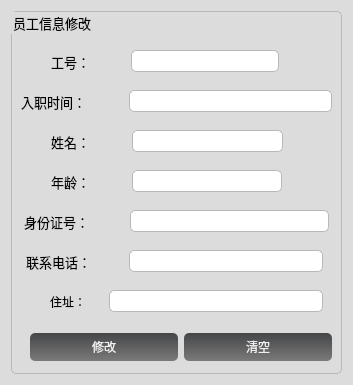
<?xml version="1.0" encoding="UTF-8"?>
<ui version="4.0">
 <class>superPage2Edit</class>
 <widget class="QWidget" name="superPage2Edit">
  <property name="geometry">
   <rect>
    <x>0</x>
    <y>0</y>
    <width>353</width>
    <height>385</height>
   </rect>
  </property>
  <property name="windowTitle">
   <string>Form</string>
  </property>
  <property name="styleSheet">
   <string notr="true">QWidget
{
	background-color: rgb(220, 220, 220);
}
QLabel#lab_Ico,QLabel#lab_Title{
	border-radius:0px;
	color: #F0F0F0;
	background-color:rgba(0,0,0,0);
	border-style:none;
}

QLineEdit {
	border: 1px solid #B8B8B8;
	border-radius: 5px;
	padding: 2px;
	background: none;
	selection-background-color: #454648;
}

QLineEdit[echoMode=&quot;2&quot;] { 
	lineedit-password-character: 9679; 
}

.QGroupBox{
	border: 1px solid #B8B8B8;
	border-radius: 5px;
}

/*提示标题*/
.QToolTip
{
    background: #f6f5ec;        /*背景颜色*/
    opacity:255;                /*透明度*/
    border: 1px solid #130c0e;  /*边框宽度样式及颜色*/
    color:#130c0e;              /*字体颜色*/
}
.QPushButton{
	border-style: none;
	border: 0px;
	color: #F0F0F0;
	padding: 5px;	
	border-radius:5px;
	background: qlineargradient(spread:pad, x1:0, y1:0, x2:0, y2:1, stop:0 #454648, stop:1 #7A7A7A); 
}

.QPushButton[focusPolicy=&quot;0&quot;] {
	border-style: none;
	border: 0px;
	color: #F0F0F0;
	padding: 0px;	
	min-height: 10px;
	border-radius:3px;
	background: qlineargradient(spread:pad, x1:0, y1:0, x2:0, y2:1, stop:0 #454648, stop:1 #7A7A7A); 
}

.QPushButton:hover{ 
	background: qlineargradient(spread:pad, x1:0, y1:0, x2:0, y2:1, stop:0 #B8B8B8, stop:1 #D6D6D6);
}

.QPushButton:pressed{ 
	background: qlineargradient(spread:pad, x1:0, y1:0, x2:0, y2:1, stop:0 #454648, stop:1 #7A7A7A);
}

QPushButton#btnMenu,QPushButton#btnMenu_Min,QPushButton#btnMenu_Max,QPushButton#btnMenu_Close{
	border-radius:0px;
	color: #F0F0F0;
	background-color:rgba(0,0,0,0);
	border-style:none;
}

QPushButton#btnMenu:hover,QPushButton#btnMenu_Min:hover,QPushButton#btnMenu_Max:hover{
	background-color: qlineargradient(spread:pad, x1:0, y1:1, x2:0, y2:0, stop:0 rgba(25, 134, 199, 0), stop:1 #B8B8B8);
}

QPushButton#btnMenu_Close:hover{
	background-color: qlineargradient(spread:pad, x1:0, y1:1, x2:0, y2:0, stop:0 rgba(238, 0, 0, 128), stop:1 rgba(238, 44, 44, 255));
}

QCheckBox {
	spacing: 2px; 
}

QCheckBox::indicator {
	width: 20px;
	height: 20px;
}

QCheckBox::indicator:unchecked {
	image: url(:/qss/clientcss/checkbox_unchecked.png);
}

QCheckBox::indicator:checked {
	image: url(:/qss/clientcss/checkbox_checked.png); 
}

QRadioButton {
	spacing: 2px;
}

QRadioButton::indicator {
	width: 15px; 
	height: 15px; 
}

QRadioButton::indicator::unchecked {
	image: url(:/qss/clientcss/radio_normal.png); 
}

QRadioButton::indicator::checked {
	image: url(:/qss/clientcss/radio_selected.png); 
}

QComboBox,QDateEdit{
	border-radius: 3px;
	padding: 1px 10px 1px 5px;
	border: 1px solid #B8B8B8;
}

QComboBox::drop-down,QDateEdit::drop-down {
	subcontrol-origin: padding;
	subcontrol-position: top right;
	width: 15px; 
	border-left-width: 1px;
	border-left-style: solid;
	border-top-right-radius: 3px;
	border-bottom-right-radius: 3px;
	border-left-color: #B8B8B8;
}

QComboBox::down-arrow,QDateEdit::down-arrow {
	image: url(:/qss/clientcss/array_down.png); 
}</string>
  </property>
  <layout class="QHBoxLayout" name="horizontalLayout_9">
   <item>
    <widget class="QGroupBox" name="groupBox">
     <property name="font">
      <font>
       <family>微软雅黑</family>
       <pointsize>10</pointsize>
      </font>
     </property>
     <property name="title">
      <string>员工信息修改</string>
     </property>
     <widget class="QWidget" name="widget" native="true">
      <property name="geometry">
       <rect>
        <x>10</x>
        <y>30</y>
        <width>311</width>
        <height>41</height>
       </rect>
      </property>
      <layout class="QHBoxLayout" name="horizontalLayout_3" stretch="1,2">
       <property name="leftMargin">
        <number>30</number>
       </property>
       <property name="rightMargin">
        <number>53</number>
       </property>
       <item>
        <widget class="QLabel" name="label">
         <property name="font">
          <font>
           <family>微软雅黑</family>
           <pointsize>10</pointsize>
          </font>
         </property>
         <property name="text">
          <string>工号：</string>
         </property>
        </widget>
       </item>
       <item>
        <widget class="QLineEdit" name="workid_lineEdit">
         <property name="enabled">
          <bool>false</bool>
         </property>
        </widget>
       </item>
      </layout>
     </widget>
     <widget class="QWidget" name="widget_7" native="true">
      <property name="geometry">
       <rect>
        <x>10</x>
        <y>70</y>
        <width>311</width>
        <height>41</height>
       </rect>
      </property>
      <layout class="QHBoxLayout" name="horizontalLayout_7" stretch="1,2">
       <item>
        <widget class="QLabel" name="label_7">
         <property name="font">
          <font>
           <family>微软雅黑</family>
           <pointsize>10</pointsize>
          </font>
         </property>
         <property name="text">
          <string>入职时间：</string>
         </property>
        </widget>
       </item>
       <item>
        <widget class="QLineEdit" name="datetime_lineEdit">
         <property name="enabled">
          <bool>false</bool>
         </property>
        </widget>
       </item>
      </layout>
     </widget>
     <widget class="QWidget" name="widget_2" native="true">
      <property name="geometry">
       <rect>
        <x>10</x>
        <y>110</y>
        <width>311</width>
        <height>41</height>
       </rect>
      </property>
      <layout class="QHBoxLayout" name="horizontalLayout_2" stretch="1,2">
       <property name="leftMargin">
        <number>30</number>
       </property>
       <property name="rightMargin">
        <number>49</number>
       </property>
       <item>
        <widget class="QLabel" name="label_2">
         <property name="font">
          <font>
           <family>微软雅黑</family>
           <pointsize>10</pointsize>
          </font>
         </property>
         <property name="text">
          <string>姓名：</string>
         </property>
        </widget>
       </item>
       <item>
        <widget class="QLineEdit" name="name_lineEdit"/>
       </item>
      </layout>
     </widget>
     <widget class="QWidget" name="widget_3" native="true">
      <property name="geometry">
       <rect>
        <x>10</x>
        <y>150</y>
        <width>311</width>
        <height>41</height>
       </rect>
      </property>
      <layout class="QHBoxLayout" name="horizontalLayout" stretch="1,2">
       <property name="leftMargin">
        <number>30</number>
       </property>
       <property name="rightMargin">
        <number>50</number>
       </property>
       <item>
        <widget class="QLabel" name="label_3">
         <property name="font">
          <font>
           <family>微软雅黑</family>
           <pointsize>10</pointsize>
          </font>
         </property>
         <property name="text">
          <string>年龄：</string>
         </property>
        </widget>
       </item>
       <item>
        <widget class="QLineEdit" name="agelineEdit"/>
       </item>
      </layout>
     </widget>
     <widget class="QWidget" name="widget_4" native="true">
      <property name="geometry">
       <rect>
        <x>10</x>
        <y>190</y>
        <width>311</width>
        <height>41</height>
       </rect>
      </property>
      <layout class="QHBoxLayout" name="horizontalLayout_4" stretch="1,2">
       <property name="leftMargin">
        <number>3</number>
       </property>
       <property name="rightMargin">
        <number>3</number>
       </property>
       <item>
        <widget class="QLabel" name="label_4">
         <property name="font">
          <font>
           <family>微软雅黑</family>
           <pointsize>10</pointsize>
          </font>
         </property>
         <property name="text">
          <string>身份证号：</string>
         </property>
        </widget>
       </item>
       <item>
        <widget class="QLineEdit" name="idcard_lineEdit"/>
       </item>
      </layout>
     </widget>
     <widget class="QWidget" name="widget_5" native="true">
      <property name="geometry">
       <rect>
        <x>10</x>
        <y>230</y>
        <width>311</width>
        <height>41</height>
       </rect>
      </property>
      <layout class="QHBoxLayout" name="horizontalLayout_5" stretch="1,2">
       <property name="leftMargin">
        <number>5</number>
       </property>
       <property name="rightMargin">
        <number>9</number>
       </property>
       <item>
        <widget class="QLabel" name="label_5">
         <property name="font">
          <font>
           <family>微软雅黑</family>
           <pointsize>10</pointsize>
          </font>
         </property>
         <property name="text">
          <string>联系电话：</string>
         </property>
        </widget>
       </item>
       <item>
        <widget class="QLineEdit" name="phone_lineEdit"/>
       </item>
      </layout>
     </widget>
     <widget class="QWidget" name="widget_6" native="true">
      <property name="geometry">
       <rect>
        <x>10</x>
        <y>270</y>
        <width>311</width>
        <height>41</height>
       </rect>
      </property>
      <layout class="QHBoxLayout" name="horizontalLayout_6" stretch="1,4">
       <property name="leftMargin">
        <number>29</number>
       </property>
       <property name="rightMargin">
        <number>9</number>
       </property>
       <item>
        <widget class="QLabel" name="label_6">
         <property name="font">
          <font>
           <family>微软雅黑</family>
          </font>
         </property>
         <property name="text">
          <string>住址：</string>
         </property>
        </widget>
       </item>
       <item>
        <widget class="QLineEdit" name="address_lineEdit"/>
       </item>
      </layout>
     </widget>
     <widget class="QWidget" name="widget_8" native="true">
      <property name="geometry">
       <rect>
        <x>10</x>
        <y>320</y>
        <width>311</width>
        <height>41</height>
       </rect>
      </property>
      <layout class="QHBoxLayout" name="horizontalLayout_8">
       <property name="leftMargin">
        <number>9</number>
       </property>
       <property name="topMargin">
        <number>0</number>
       </property>
       <property name="bottomMargin">
        <number>9</number>
       </property>
       <item>
        <widget class="QPushButton" name="update_pushButton">
         <property name="text">
          <string>修改</string>
         </property>
        </widget>
       </item>
       <item>
        <widget class="QPushButton" name="clear_pushButton">
         <property name="text">
          <string>清空</string>
         </property>
        </widget>
       </item>
      </layout>
     </widget>
    </widget>
   </item>
  </layout>
 </widget>
 <resources/>
 <connections/>
</ui>
